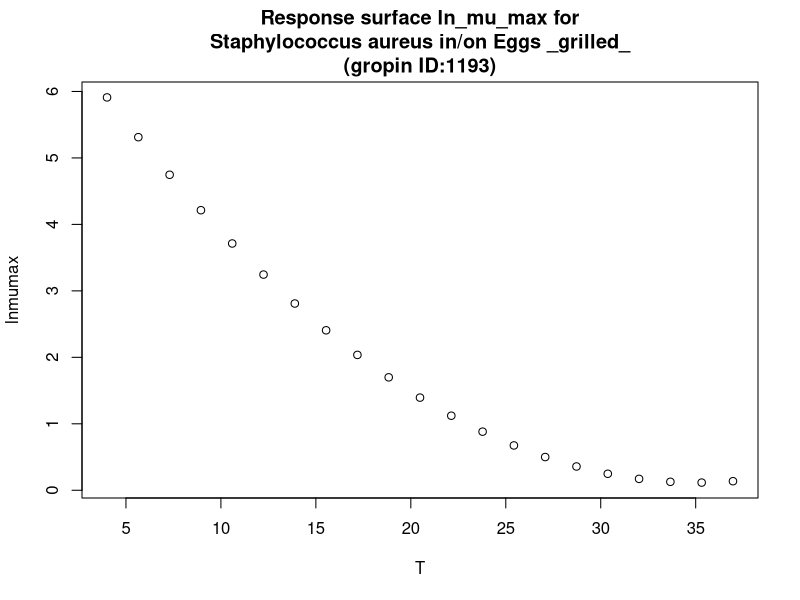

This figure's R source:
#############################
# start of Parameter script
#############################
T <- seq(4.004,36.963036963037,length.out=21)
#############################
# end of Parameter script
#############################
############################# 
# start of Model script Gropin ID 1193 
#############################
 
# constant coefficients for this model
 
variables <- data.frame(T)
argumentsPar <- unique.data.frame(expand.grid(variables))
 
# heart of the model
response_surface <- function(T) {
   mumax <-(-0.421*T+0.006*(T^2)+7.50)

	return(mumax=mumax)
} 

# output parameters
responseSurface <- cbind(argumentsPar,response_surface(argumentsPar['T']))
colnames(responseSurface) <- c(colnames(argumentsPar),'lnmumax')
#############################
# End of Model script
#############################
############################# 
# start of Visualisation script Gropin ID 1193 
#############################
titleText <-'Response surface ln_mu_max for
Staphylococcus aureus in/on Eggs _grilled_
(gropin ID:1193)'
plot(T,responseSurface$'lnmumax',xlab='T',
                          ylab='lnmumax',main=titleText)
#############################
# End of Visualisation script
#############################
